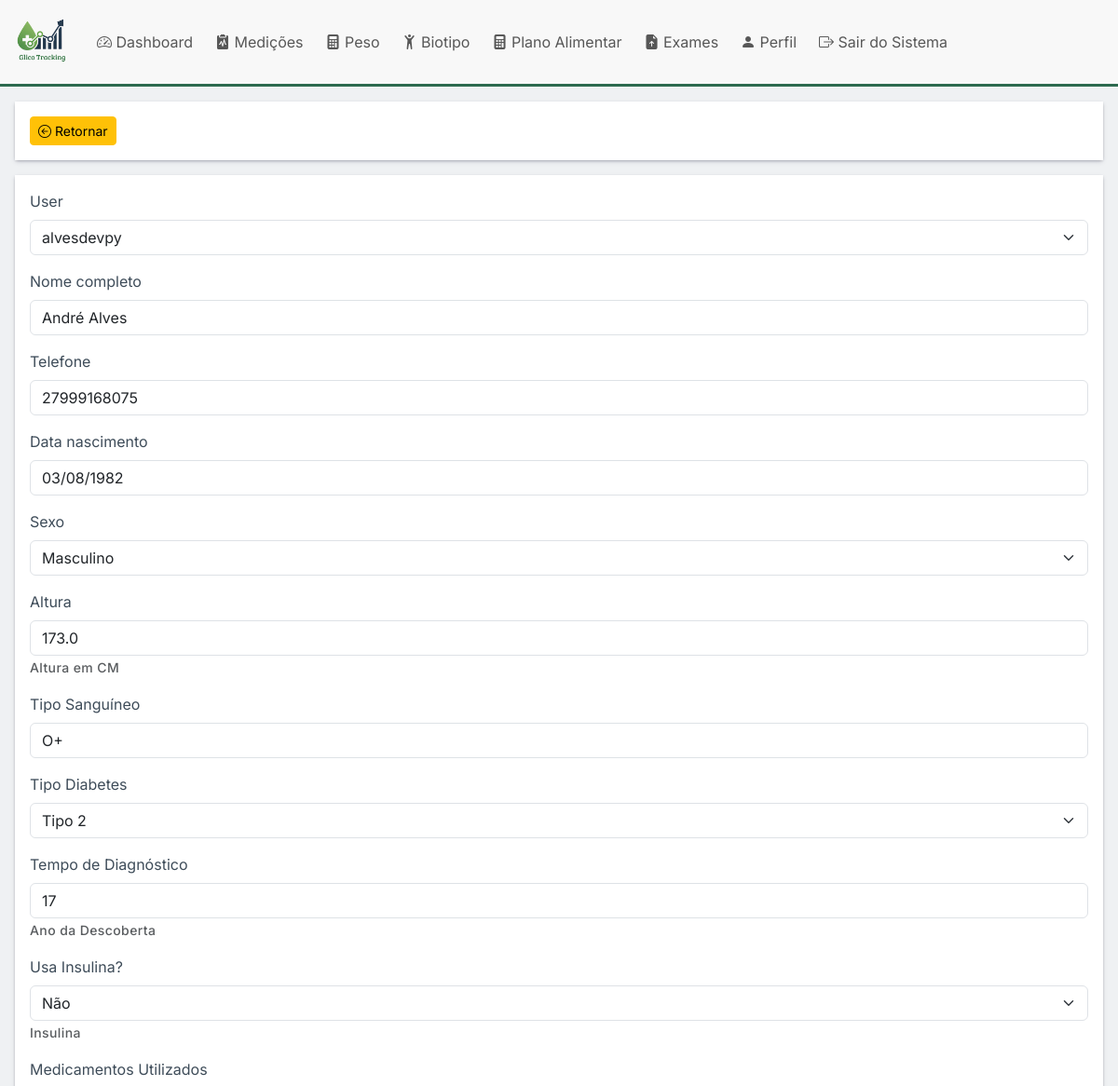
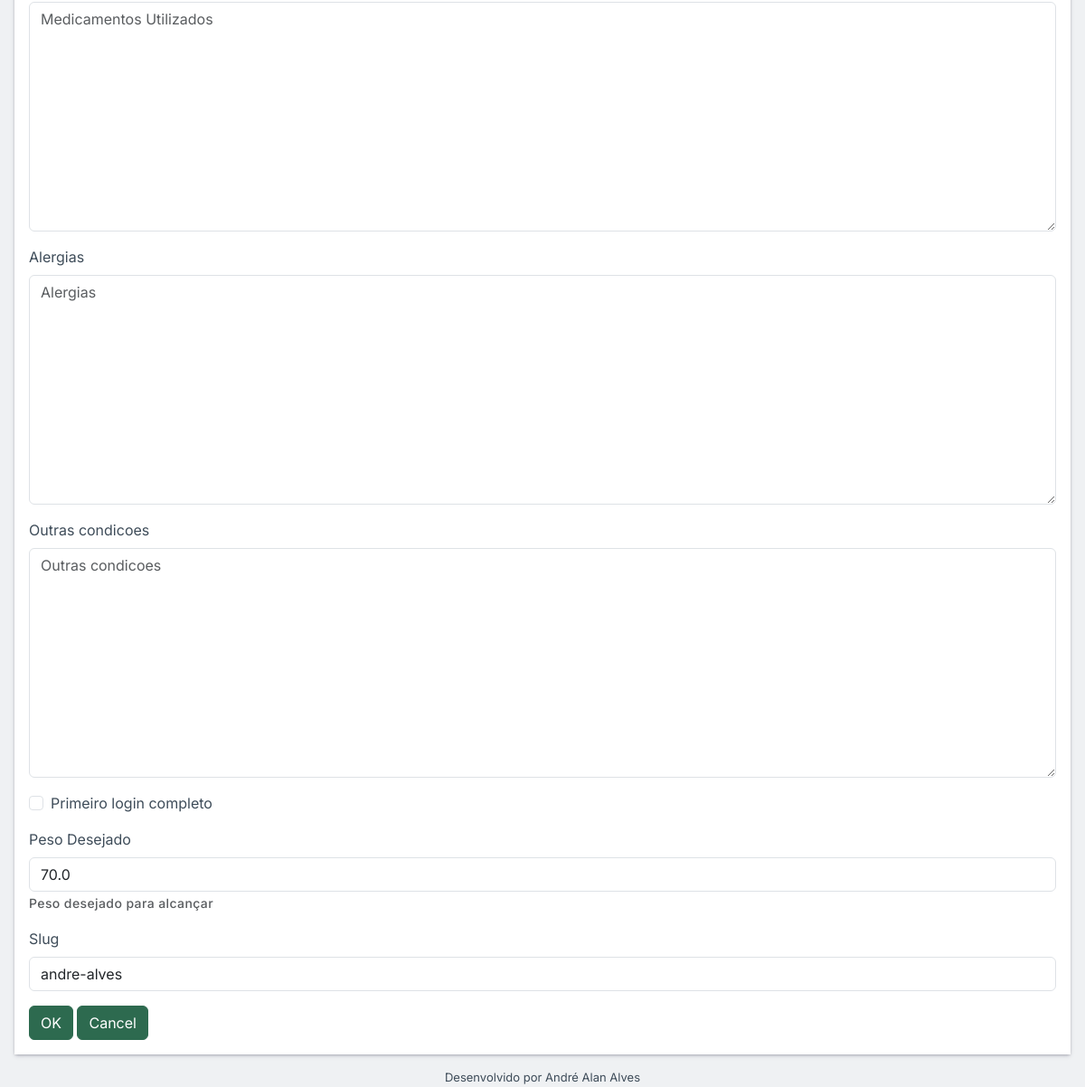
The app's page /perfis/2/atualiza (signed in) with its own data (2 pictures, top to bottom).
### perfis/models.py (models this page shows, shortened)
class Perfil(models.Model):
    user = models.OneToOneField(User, on_delete=models.CASCADE, related_name="perfil")
    nome_completo = models.CharField(max_length=100)
    telefone = models.CharField(max_length=11)
    data_nascimento = models.DateField()
    sexo = models.CharField(max_length=1, choices=[('M', 'Masculino'), ('F', 'Feminino')])
    altura = models.FloatField("Altura", help_text="Altura em CM", blank=True, null=True)
    tipo_sanguineo = models.CharField("Tipo Sanguíneo", max_length=3, blank=True, null=True)
    tipo_diabetes = models.CharField("Tipo Diabetes", max_length=10, choices=[('tipo1', 'Tipo 1'), ('tipo2', "Tipo 2")],
                                     blank=True, null=True)
    tempo_diagnostico = models.IntegerField("Tempo de Diagnóstico", help_text="Ano da Descoberta", blank=True, null=True)
    insulina = models.CharField("Usa Insulina?", help_text="Insulina", choices=[('sim', 'Sim'), ('não', 'Não')],
                                blank=True, null=True)
    medicamentos_utilizados = models.TextField("Medicamentos Utilizados", blank=True, null=True)
    alergias = models.TextField("Alergias", blank=True, null=True)
    outras_condicoes = models.TextField(blank=True)
    primeiro_login_completo = models.BooleanField(default=False)
    peso_desejado = models.FloatField("Peso Desejado", help_text="Peso desejado para alcançar", blank=True, null=True)
    slug = models.SlugField(max_length=100, unique=True, blank=True, null=True)
    class Meta:
        app_label = 'perfis'
        ordering = ["-data_nascimento"]
        verbose_name = "Perfil"
        verbose_name_plural = "Perfis"

### perfis/views.py (the view, shortened to what this page needs)
# urls.py: path('<int:user_id>/atualiza', views.PerfilUpdateView.as_view(), name="atualiza"),
class PerfilUpdateView(LoginRequiredMixin, UpdateView):
    model = Perfil
    form_class = PerfilUpdateForm
    template_name_suffix = '_form'
    def get_object(self, queryset=None):
        if queryset is None:
            queryset = self.get_queryset()
        user_id = self.kwargs.get('user_id')
        try:
            perfil = queryset.get(user__id=user_id)
            return perfil
        except queryset.model.DoesNotExist:
            raise Http404("Perfil não encontrado")

### perfis/forms.py
class PerfilUpdateForm(forms.ModelForm):
    class Meta:
        model = Perfil
        fields = "__all__"

### perfis/template/perfis/perfil_form.html (shortened to what this page needs)
{% extends "base.html" %}
{% load django_bootstrap5 %}
{% block content %}
<div class="row m-3">
    <div class="col-12 col-sm-12 col-md-12 col-lg-12 bg p-3">
        <a class="btn btn-sm btn-warning" href="{% url 'perfis:perfil' slug=perfil.slug %}" type="button"><i
                class="bi bi-arrow-left-circle"></i> Retornar</a>
    </div>
</div>
<div class="row m-3 ">
    <div class="col-12 col-sm-12 col-md-12 col-lg-12 p-3 bg">
        <form method="post" class="form">
            {% bootstrap_form form %}
            {% bootstrap_button button_type="submit" content="OK" %}
            {% bootstrap_button button_type="reset" content="Cancel" %}
        </form>
    </div>
</div>
</div>
{% endblock %}

### static/styles/base.css (style rules this page uses)
:root { --glico-primary: #2D6A4F; --glico-secondary: #1B4965; --glico-accent: #52B6CC; --glico-alert: #F4A460; --glico-danger: #C1121F; --glico-text: #3E4C59; --glico-light-bg: #f8f8f8; --glico-light-bg2: #eff1f3; }
.btn-primary { background-color: var(--glico-primary); border-color: var(--glico-primary); }
* { font-family: 'Inter', sans-serif; }
body { font-size: 1rem; font-weight: 400; line-height: 1.5; color: var(--glico-text); }
small { font-size: 0.75rem; font-weight: 500; letter-spacing: 0.4px; }
body { background-color: var(--glico-light-bg2); font-size: 1rem; }
.bg { background-color: white; box-shadow: rgba(50, 50, 93, 0.25) 0px 2px 5px -1px, rgba(0, 0, 0, 0.3) 0px 1px 3px -1px; }

### records on screen
Perfil: user "alvesdevpy", nome_completo "André Alves", telefone "27999168075", data_nascimento "03/08/1982", sexo "Masculino", altura "173.0", tipo_sanguineo "O+", tipo_diabetes "Tipo 2", tempo_diagnostico "17", insulina "Não", peso_desejado "70.0", slug "andre-alves"
